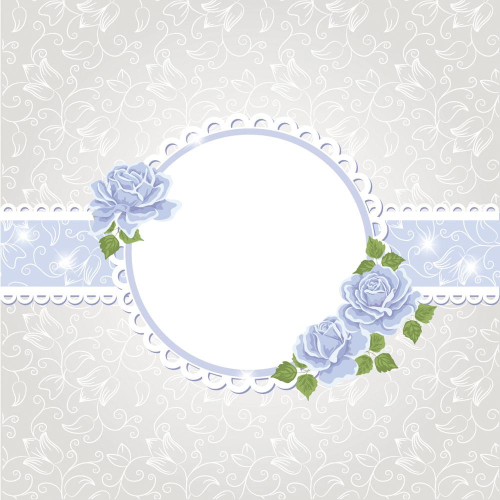
#> input picture 第十九章/a.jpg, 1000 x 1000 px (shown at 1/2 size)
$ python 19-3.py
#> lines starting #> are read from the running program, lines starting #| are printed output that depends on the picture
from PIL import Image

def div2(v):
    return v//2
imga = Image.open('a.jpg')
#> imga is the input picture: PIL image 1000x1000 RGB; mean R, G, B 231.3, 232, 231.9
imga.resize((500,500)).save('d.jpg')
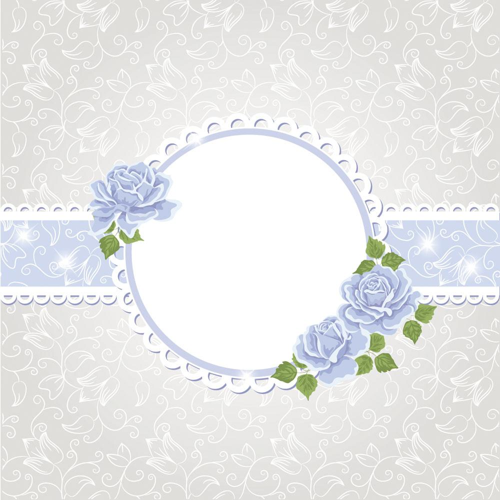
#> saved as d.jpg: PIL image 500x500 RGB; mean R, G, B 231.3, 232, 231.9
Image.eval(imga,div2).show()
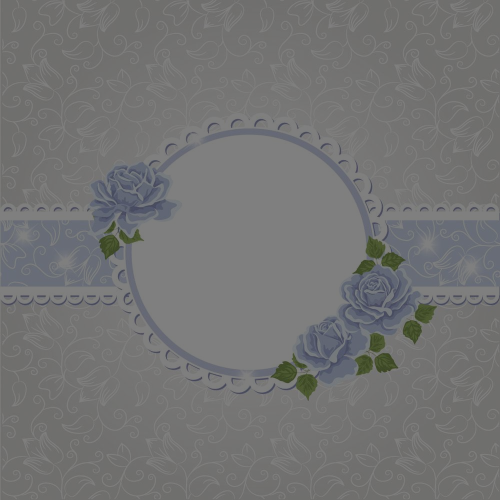
#> shown: PIL image 1000x1000 RGB (shown at 1/2 size); mean R, G, B 115.4, 115.7, 115.7

$ run again, with 第十九章/c.jpg copied over 第十九章/a.jpg
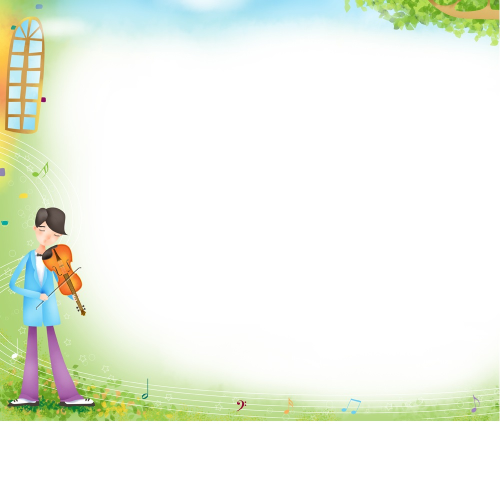
#> input picture 第十九章/c.jpg, 1000 x 1000 px (shown at 1/2 size)
#> imga is the input picture: PIL image 1000x1000 RGB; mean R, G, B 238.2, 244, 232.2
#> `imga.resize((500,500)).save('d.jpg')`:
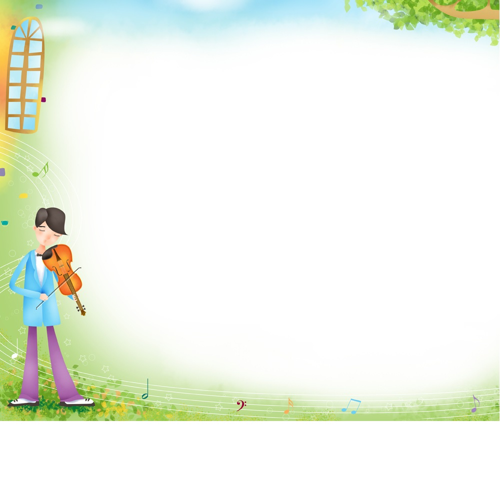
#> saved as d.jpg: PIL image 500x500 RGB; mean R, G, B 238.3, 244, 232.2
#> `Image.eval(imga,div2).show()`:
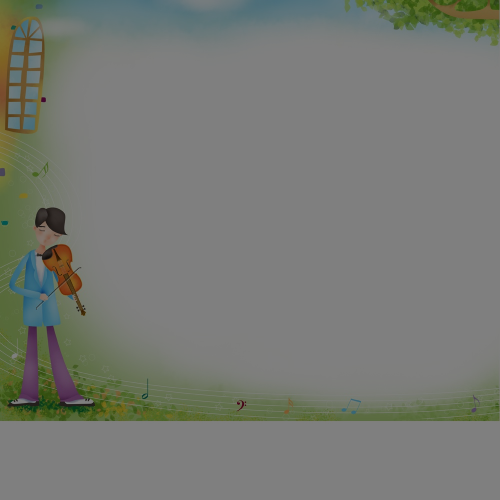
#> shown: PIL image 1000x1000 RGB (shown at 1/2 size); mean R, G, B 118.7, 121.6, 115.7
